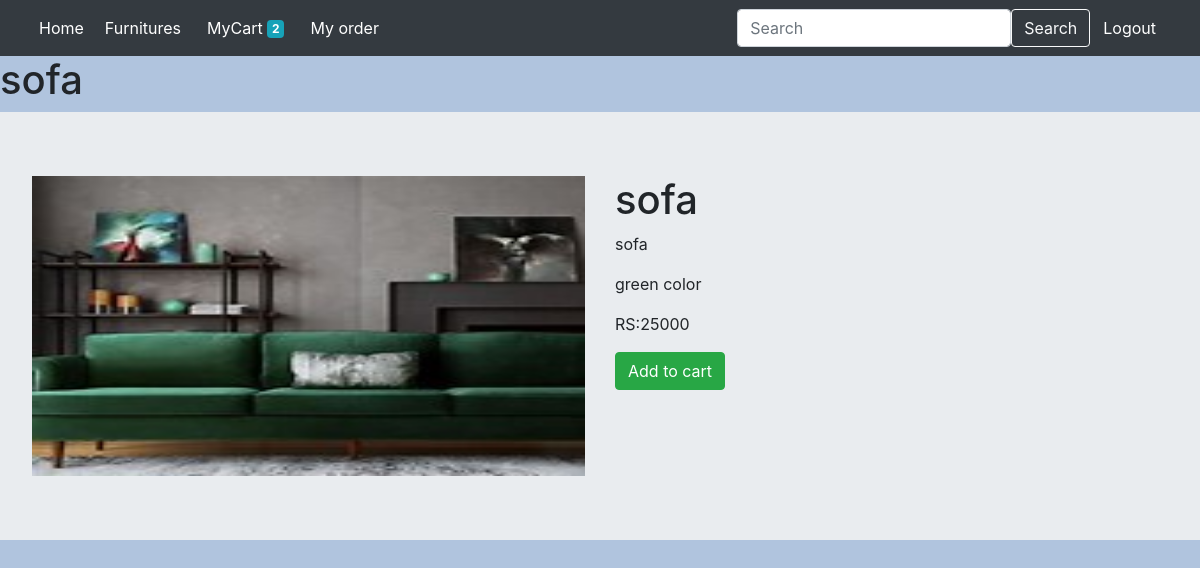
/cust/fdet/1 (signed in), run on the app's committed database.
### store/models.py (models this page shows)
class Product(models.Model):
    name=models.CharField(max_length=100)
    price=models.IntegerField()
    image=models.ImageField(upload_to="product_images")
    description=models.CharField(max_length=500)
    category=models.CharField(max_length=100)

### cutomer/views.py (the view)
# urls.py: path('fdet/<int:pid>',Furnituredetailview.as_view(),name="fdet"),
@method_decorator(signin_required,name="dispatch")
class Furnituredetailview(DetailView):
    template_name="furnituredetail.html"
    model=Product
    context_object_name="product"
    pk_url_kwarg="pid"

### cutomer/context_processor.py (called while the page is built)
def cart_count(request):
    if request.user.is_authenticated:
        cnt=Cart.objects.filter(user=request.user,status="cart").count()
        return{"count":cnt}
    else:
        return {"count":0}

### cutomer/views.py (called while the page is built)
def signin_required(fn):
    def inner(request,*args, **kwargs):
     if request.user.is_authenticated:
         return fn(request,*args,**kwargs)
     else:
         return redirect("log")
    return inner

### cutomer/templates/furnituredetail.html
{% extends 'nav.html'%}
{% block nav %}
<h1>{{product.name}}</h1>
<div class="row jumbotron">
    <div class="col">
        <img width="100%" height="300px" src="{{product.image.url}}" alt="">
    </div>
    <div class="col">
        <h1>{{product.name}}</h1>
        <p>{{product.category}}</p>
        <p>{{product.description}}</p>
        <p>RS:{{product.price}}</p>
        <p>
            <a href="{% url 'acart' product.id %}" class="btn btn-success">Add to cart</a>
        </p>
    </div>
</div>
{% endblock nav %}

### cutomer/templates/nav.html (style rules this page uses)
body { background-color:lightsteelblue }

### data on the page
Product: name "sofa", image (picture), category "sofa", description "green color", price "25000"

### other printed values
{{ count }} "2"
